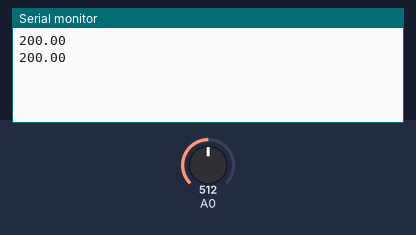
Simulated run of this sketch. Board: Arduino Uno, built with avr-gcc and run on an emulated ATmega328P. Shown: the last lines printed to the serial monitor. The test bench sets the inputs (shaded band); at power-on: A0 = 512.

Above: at 1.8 s.
1.9 s: A0 set to 716
At 2.5 s:
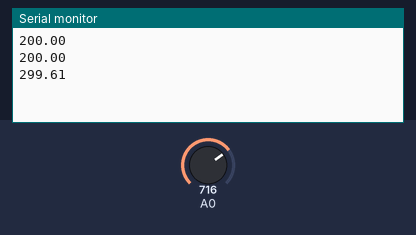
3.4 s: A0 set to 900
At 4.8 s:
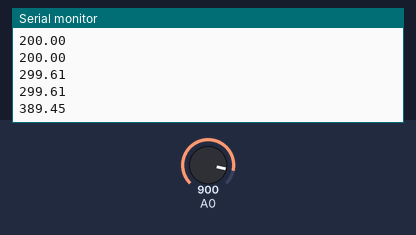
Timing chart, 0 to 6.4 s (numbered marks = the images above; inputs shaded):
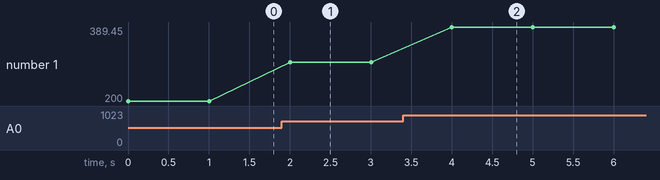

Measured:
- after the input at 1.9 s, the serial monitor: prints a new line after 0.10 s (image 1)
- after the input at 3.4 s, the serial monitor: prints a new line after 0.60 s (image 2)
- plotted number 1: 200 → 299.61 after the input at 1.9 s, 299.61 → 389.45 after the input at 3.4 s

The sketch:

code.ino
```cpp
int value ;
float v_out;
void setup()
{

  Serial.begin(9600);
}

void loop()
{


  value= analogRead(A0);
  v_out = value  * 5 / 1024.0;
  v_out = v_out - 0.5;
  float temp = v_out * 100;
  Serial.println(temp);
  delay(1000);
}

/*
Chân số 1 là chân cấp nguồn 5V (chân này bạn có thể cắm vào nguồn 5V của Arduino khi sử dụng nó với Arduino).
Chân thứ 2 là chân xuất tín hiệu tương tự (tín hiệu dạng xung). nên phải dùng chân analog
Chân thứ 3 là chân nối mát hay chân GND(khi sử dụng với Arduino các bạn có thể lấy từ chân Gnd từ Arduino.
*/

/*
Đầu vào tương tự cho chúng ta một giá trị trong khoảng từ 0 đến 1023, 0 là không có điện áp và 1023 là 5V. Để tìm ra điện áp này chuyển đổi thành độ Celsius, trước tiên chúng ta sẽ cần tìm phần trăm 5V trên đầu vào. Điều này có thể được thực hiện bằng cách chia cảm biến Input cho 1024.

cảm biến này qui định sẽ xuất 0 - 1,75V trong phạm vi 175 độ (-50 ° đến 125 °) cho chân analog để nó đọc, nghĩa là cứ 0,01V bằng 1 độ. Chúng ta sẽ cần phải chuyển đổi tỷ lệ phần trăm của đầu vào thành điện áp bằng cách nhân với 5V.

Vì 0 - 1,75V trong phạm vi 175 độ là 0 ° - 175 °, chúng ta sẽ cần thay đổi giá trị đầu ra sao cho số đọc tối thiểu -50 ° bằng với giá trị điện áp bằng 0. Chúng tôi thực hiện điều này bằng cách trừ 0,5 từ điện áp đầu ra. Giá trị mới của chúng tôi hiện dao động từ -0,5 đến 1,25 (trông khá giống với phạm vi nhiệt độ -50 ° đến 125 °)

Để chuyển đổi từ millivolts sang độ C, chúng ta sẽ cần nhân với 100.
*/
```
